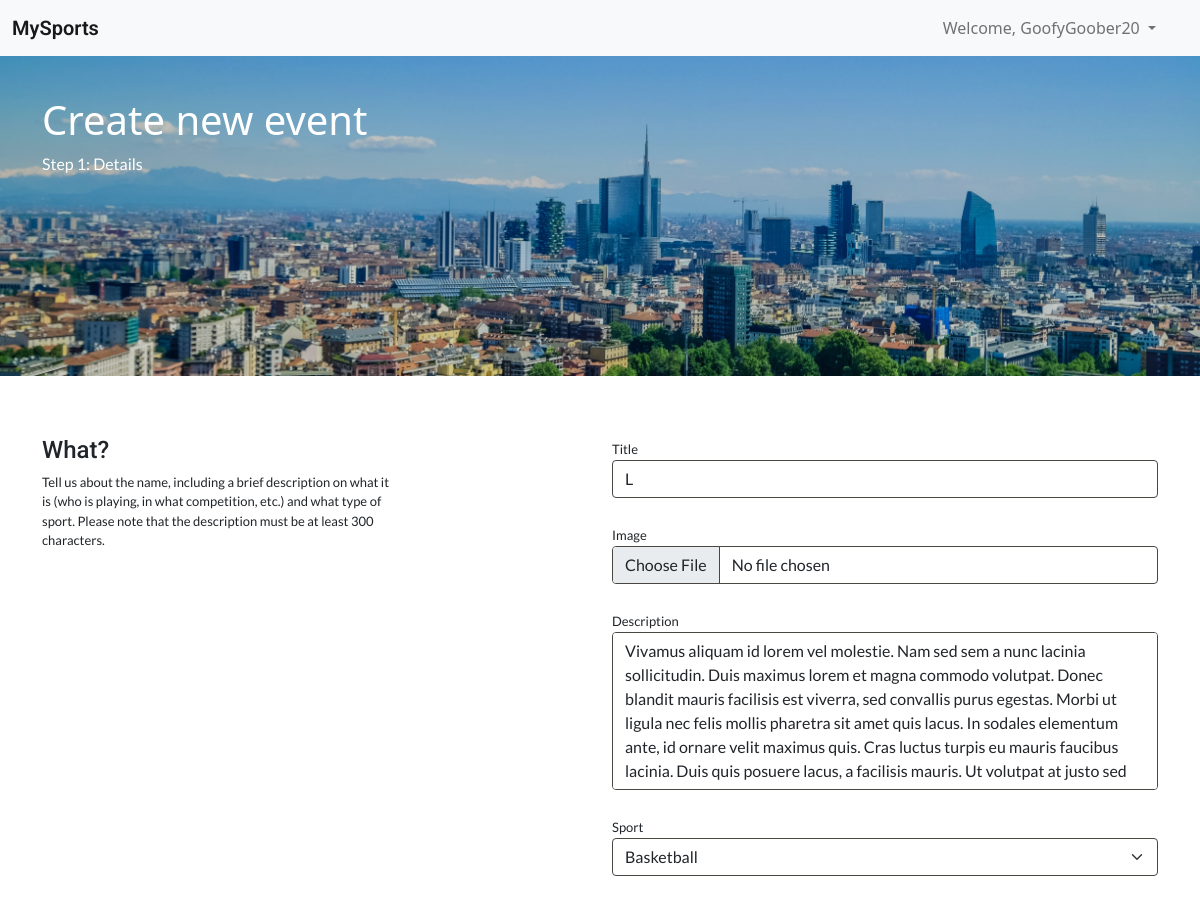
The app's page /edit-event/4 (signed in, upper part), older data.
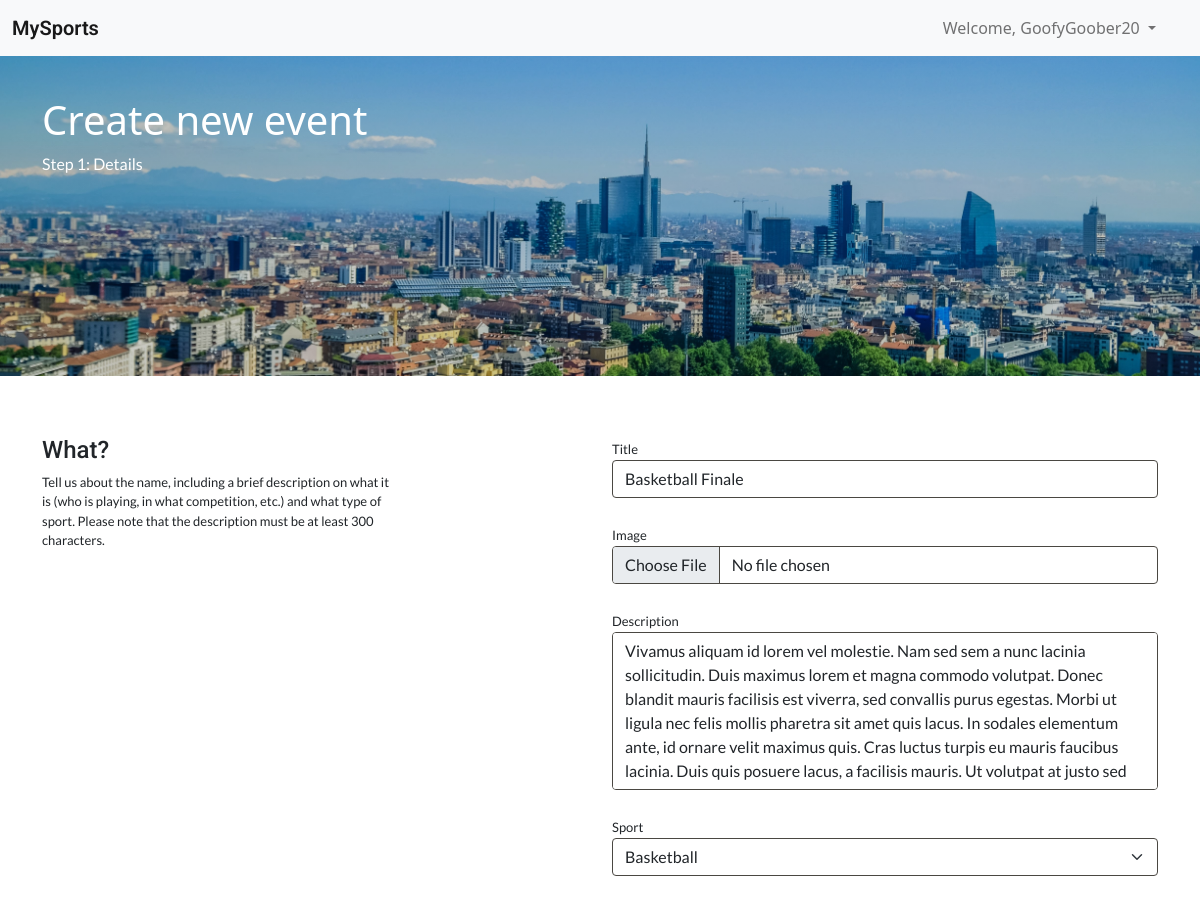
The same page, newer data.
### website/models.py (models this page shows, shortened)
class Event(db.Model):
    __tablename__ = 'events'
    event_id = db.Column(db.Integer, primary_key=True, autoincrement=True)
    title = db.Column(db.String(80))
    description = db.Column(db.String(2000))
    sport = db.Column(db.String(20))
    image = db.Column(db.String(100))
    venue = db.Column(db.String(50))
    address = db.Column(db.String(150))
    start_time = db.Column(db.DateTime())
    end_time = db.Column(db.DateTime())
    status = db.Column(db.String(15))
    tickets_total = db.Column(db.Integer())
    price = db.Column(db.Float())
    user_id = db.Column(db.Integer(), db.ForeignKey('users.user_id'))
    orders = db.relationship('Order')
    comments = db.relationship('Comment')
    @property
    def is_owner(self) -> bool:
        return (self.user == current_user)
    @property
    def user(self) -> User:
        return User.query.filter_by(user_id=self.user_id).first()

### website/views.py (the view, shortened to what this page needs)
@bp.route('/edit-event/<event_id>', methods=['GET', 'POST'])
@login_required
def edit_event(event_id):
    event:Event = Event.query.filter_by(event_id=event_id).first()
    if event is None:
        abort(404)
    set_current_event(event)
    if event is not None and event.is_owner:
        form = EventForm(obj=event)
        form.is_editing = True
        form.image.data = None
        form.start_time.data = event.start_time.time()
        form.start_date.data = event.start_time.date()
        form.end_time.data = event.end_time.time()
        form.end_date.data = event.end_time.date()
        form.address.data = event.address
        return render_template('create_event.html', form=form)

### website/forms.py (shortened to what this page needs)
class EventForm(FlaskForm):
    title = StringField(validators=[InputRequired(), Length(max=25)])
    image = FileField(validators=[])
    description = TextAreaField(validators=[InputRequired(), Length(min=300)])
    sport = SelectField(choices=sports, validators=[InputRequired()])
    start_time = TimeField(validators=[InputRequired()])
    start_date = DateField(validators=[InputRequired()])
    end_time = TimeField(validators=[InputRequired()])
    end_date = DateField(validators=[InputRequired()])
    venue = StringField(validators=[Length(max=50)])
    address = StringField(validators=[Length(max=100)])
    status = SelectField(choices=statuses, validators=[InputRequired()])
    tickets_total = IntegerField(validators=[InputRequired(), NumberRange(min=1)])
    price = FloatField(validators=[InputRequired(), NumberRange(min=0)])
    is_editing = False
    submit = SubmitField('Submit')

### website/misc.py (called while the page is built)
def set_current_event(event:Event):
    session['current_event'] = event.event_id

### website/models.py (called while the page is built)
    def get_id(self):
        return (self.user_id)

### website/templates/create_event.html (shortened to what this page needs)
{% extends "base.html" %}
{% import "bootstrap/wtf.html" as wtf %}
{% block content %}
<div class="hero-image"
    style="background-image: linear-gradient(rgba(0, 0, 0, 0.2), rgba(0, 0, 0, 0.2)), url({{ url_for('static', filename='img/hero1.jpg') }}); height: 40vh;">
    <div class="container">
        <div class="div-2"></div>
        <div class="hero-text">
            <h1>Create new event</h1>
            <p>Step 1: Details</p>
        </div>
    </div>
</div>
<div class="main-container">
    <div class="container">
        <div class="div-2"></div>
        <form action="" method="post" class="form" enctype="multipart/form-data">
            <div class="div-1"></div>
            <div class="row">
                <div class="col-12 col-sm-4">
                    <h4 class="mytitle">What?</h4>
                    <div class="d-none d-sm-block">
                        <p class="mylead">
                            Tell us about the name, including a brief description on what it is (who is playing, in what
                            competition,
                            etc.) and what type of sport. Please note that the description must be at least 300
                            characters.
                        </p>
                    </div>
                </div>
                <div class="col-12 col-sm-2"></div>
                <div class="col-12 col-sm-6">
                    <div class="form-group">
                        {{ wtf.form_field(form.title, class='form-control') }}
                    </div>
                    <br>
                    <div class="form-group">
                        {{ wtf.form_field(form.image, class='form-control', type='file')}}
                    </div>
                    <br>
                    <div class="form-group">
                        {{ wtf.form_field(form.description, class='form-control no-resize', rows='6')}}
                    </div>
                    <br>
                    <div class="form-froup">
                        {{ wtf.form_field(form.sport, class='form-select')}}
                    </div>
                </div>
            </div>
            <div class="div-3"></div>
        </form>
    </div>
</div>
{% endblock %}

Row changes from the older to the newer data that the page shows:
changed Event "Basketball": title "L" → "Basketball Finale"
